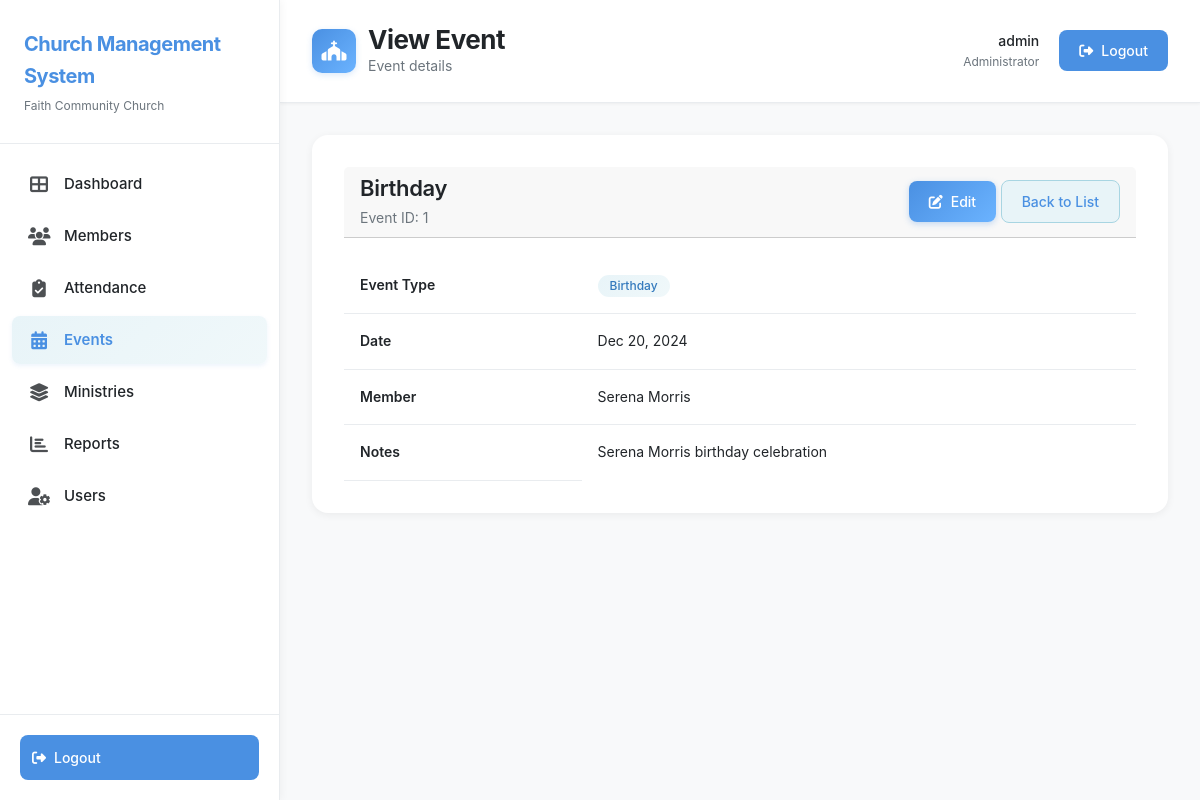
The page /events/view.php?id=1 (signed in) on the database its author committed.
### tables this page shows
CREATE TABLE IF NOT EXISTS Events (
  id INT AUTO_INCREMENT PRIMARY KEY,
  event_type ENUM('Wedding','Birthday','Anniversary','Baptism','Death'),
  date DATE NOT NULL,
  member_id INT NOT NULL,
  notes VARCHAR(300),
  FOREIGN KEY (member_id) REFERENCES Members(mem_id)
);

CREATE TABLE IF NOT EXISTS Members (
  mem_id INT AUTO_INCREMENT PRIMARY KEY,
  first_name VARCHAR(50) NOT NULL,
  middle_initials VARCHAR(10),
  last_name VARCHAR(50) NOT NULL,
  dob DATE,
  gender ENUM('Male','Female','Other'),
  home_address1 VARCHAR(100),
  home_address2 VARCHAR(100),
  town VARCHAR(50),
  parish VARCHAR(50),
  contact_home VARCHAR(20),
  contact_work VARCHAR(20),
  email VARCHAR(100) UNIQUE,
  next_of_kin_name VARCHAR(100),
  next_of_kin_address VARCHAR(150),
  next_of_kin_relation VARCHAR(50),
  next_of_kin_contact VARCHAR(20),
  next_of_kin_email VARCHAR(100),
  status ENUM('Member','Adherent','Visitor') DEFAULT 'Visitor',
  date_joined DATE,
  min_id VARCHAR(5),  
  passing_date DATE
);

### config/config.php (called while the page is built, shortened)
<?php
function isLoggedIn() {
    return isset($_SESSION['user_id']) && isset($_SESSION['username']);
}
function hasAnyRole($requiredRoles) {
    $userRole = $_SESSION['role_name'] ?? '';
    return in_array($userRole, $requiredRoles);
}
function formatDate($date) {
    return date('M d, Y', strtotime($date));
}
?>

### events/view.php (the view, shortened to what this page needs)
<?php
require_once __DIR__ . '/../config/config.php';
$conn = getDBConnection();
$event_id = intval($_GET['id']);
$stmt = $conn->prepare("SELECT e.*, m.first_name, m.last_name FROM Events e LEFT JOIN Members m ON e.member_id = m.mem_id WHERE e.id = ?");
$stmt->bind_param("i", $event_id);
$stmt->execute();
$result = $stmt->get_result();
$event = $result->fetch_assoc();
include __DIR__ . '/../includes/header.php';
?>
<div class="card">
    <div class="card-header">
        <div>
            <h3 class="card-title"><?php echo htmlspecialchars(ucfirst($event['event_type'])); ?></h3>
            <p class="card-subtitle">Event ID: <?php echo $event['id']; ?></p>
        </div>
        <div>
            <?php if (hasAnyRole(['Administrator', 'Clerk'])): ?>
            <a href="<?php echo BASE_URL; ?>events/edit.php?id=<?php echo $event['id']; ?>" class="btn btn-primary">
                <i class="fas fa-edit"></i>
                Edit
            </a>
            <?php endif; ?>
            <a href="<?php echo BASE_URL; ?>events/index.php" class="btn btn-secondary">
                Back to List
            </a>
        </div>
    </div>
    <table class="table">
        <tr>
            <th width="30%">Event Type</th>
            <td><span class="badge badge-success"><?php echo ucfirst($event['event_type']); ?></span></td>
        </tr>
        <tr>
            <th>Date</th>
            <td><?php echo formatDate($event['date']); ?></td>
        </tr>
        <?php if ($event['first_name']): ?>
        <tr>
            <th>Member</th>
            <td><?php echo htmlspecialchars($event['first_name'] . ' ' . $event['last_name']); ?></td>
        </tr>
        <?php endif; ?>
        <?php if ($event['notes']): ?>
        <tr>
            <th>Notes</th>
            <td><?php echo nl2br(htmlspecialchars($event['notes'])); ?></td>
        </tr>
        <?php endif; ?>
    </table>
</div>
<?php include __DIR__ . '/../includes/footer.php'; ?>

### assets/css/style.css (style rules this page uses)
:root { --pastel-blue: #A8D5E2; --pastel-blue-dark: #7BB3C7; --pastel-blue-light: #E8F4F8; --pastel-blue-lighter: #F0F8FA; --blue-primary: #4A90E2; --blue-primary-light: #6BB3FF; --blue-primary-dark: #357ABD; --white: #FFFFFF; --gray-light: #F8F9FA; --gray-medium: #E9ECEF; --gray-dark: #6C757D; --text-dark: #212529; --text-light: #6C757D; --success: #4A90E2; --warning: #6BB3FF; --danger: #DC3545; --info: #4A90E2; }
* { margin: 0; padding: 0; box-sizing: border-box; }
html { overflow-x: hidden; max-width: 100vw; }
body { font-family: -apple-system, BlinkMacSystemFont, 'Segoe UI', Roboto, 'Helvetica Neue', Arial, sans-serif; background-color: var(--gray-light); color: var(--text-dark); line-height: 1.6; -webkit-font-smoothing: antialiased; -moz-osx-font-smoothing: grayscale; overflow-x: hidden; max-width: 100vw; }
.card { background: var(--white); border-radius: 16px; padding: 32px; margin-bottom: 24px; border: none; box-shadow: 0 2px 8px rgba(0, 0, 0, 0.06); transition: all 0.3s ease; }
.card-header { display: flex; justify-content: space-between; align-items: center; margin-bottom: 20px; }
.card-title { font-size: 22px; font-weight: 600; color: var(--text-dark); margin: 0; letter-spacing: -0.3px; }
.card-subtitle { font-size: 14px; color: var(--text-light); margin-top: 6px; font-weight: 400; }
.btn { padding: 10px 20px; border-radius: 8px; font-size: 14px; font-weight: 500; border: none; cursor: pointer; transition: all 0.2s; display: inline-flex; align-items: center; gap: 8px; }
.btn-primary { background: linear-gradient(135deg, var(--blue-primary) 0%, var(--blue-primary-light) 100%); color: var(--white); border: none; box-shadow: 0 2px 6px rgba(74, 144, 226, 0.3); font-weight: 500; }
.btn-secondary { background: var(--pastel-blue-light); color: var(--blue-primary); border: 1px solid var(--pastel-blue); }
.table { width: 100%; border-collapse: collapse; margin: 0; table-layout: auto; }
.table th { white-space: nowrap; }
.table th { padding: 16px; text-align: left; font-weight: 600; color: var(--text-dark); font-size: 14px; border-bottom: 1px solid var(--gray-medium); }
.table td { padding: 16px; border-bottom: 1px solid var(--gray-medium); font-size: 14px; word-wrap: break-word; word-break: break-word; overflow-wrap: break-word; vertical-align: top; max-width: 250px; }
.table td:nth-child(2) { min-width: 200px; max-width: 250px; }
.table td:last-child { white-space: nowrap; min-width: 120px; max-width: none; width: auto; }
.table tbody tr:last-child td { border-bottom: none; }
.badge { display: inline-block; padding: 5px 12px; border-radius: 12px; font-size: 12px; font-weight: 500; }
.badge-success { background: linear-gradient(135deg, var(--pastel-blue-light) 0%, var(--pastel-blue-lighter) 100%); color: var(--blue-primary-dark); }

### rows shown on the page
events: event_type "Birthday", id "1", date "Dec 20, 2024", member.last_name "Serena Morris", notes "Serena Morris birthday celebration"

### other values the page prints
$pageTitle "View Event"
$pageSubtitle "Event details"
$_SESSION['username'] "admin"
$_SESSION['role_name'] "Administrator"
